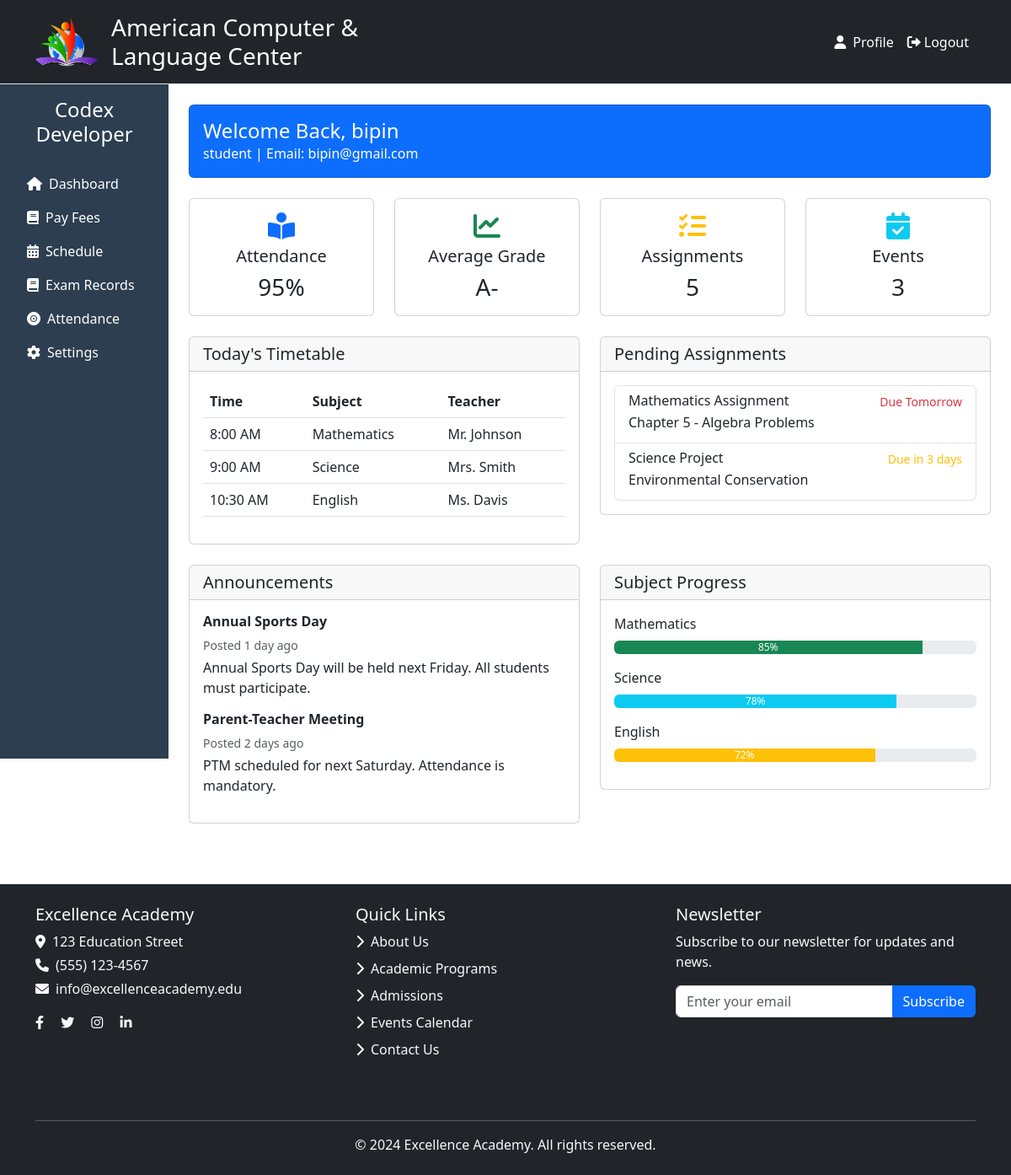
Screenshot of /dashboard/student/ (signed in) with the database file from the repository.
### userapp/models.py (models this page shows, shortened)
class CustomUser(AbstractBaseUser, PermissionsMixin):
    username = models.CharField(max_length=150, unique=True)
    email = models.EmailField(unique=True)
    full_name = models.CharField(max_length=255)
    is_active = models.BooleanField(default=True)
    is_staff = models.BooleanField(default=False)  # Staff user (can log into admin)
    role = models.CharField(
        max_length=10,
        choices=UserRole.choices,
        default=UserRole.ADMIN
    )
    objects = CustomUserManager()
    USERNAME_FIELD = 'email'
    REQUIRED_FIELDS = ['full_name']  # Only full_name is required for superuser creation

### userapp/views.py (the view)
# urls.py: path('dashboard/student/', views.student_dashboard, name='student_dashboard'),
@login_required(login_url='login')
def student_dashboard(request):
    if request.user.role != UserRole.STUDENT:
        return redirect('home')  # Or some other role-based redirection
    return render(request, 'user/dashboard/student_dashboard.html')

### userapp/templates/user/dashboard/student_dashboard.html (shortened to what this page needs)
{% extends 'user/base.html' %}
{% block content %}
<div class="row mb-4">
    <div class="col-12">
        <div class="card bg-primary text-white">
            <div class="card-body">
                <h4 class="card-title mb-0">Welcome Back, {{ request.user.username }}</h4>
                <p class="mb-0"> {{ request.user.role }} | Email: {{ request.user.email }}</p>
            </div>
        </div>
    </div>
</div>
<div class="row mb-4">
    <div class="col-md-3">
        <div class="card text-center">
            <div class="card-body">
                <i class="fas fa-book-reader fa-2x text-primary mb-2"></i>
                <h5 class="card-title">Attendance</h5>
                <h3 class="mb-0">95%</h3>
            </div>
        </div>
    </div>
    <div class="col-md-3">
        <div class="card text-center">
            <div class="card-body">
                <i class="fas fa-chart-line fa-2x text-success mb-2"></i>
                <h5 class="card-title">Average Grade</h5>
                <h3 class="mb-0">A-</h3>
            </div>
        </div>
    </div>
    <div class="col-md-3">
        <div class="card text-center">
            <div class="card-body">
                <i class="fas fa-tasks fa-2x text-warning mb-2"></i>
                <h5 class="card-title">Assignments</h5>
                <h3 class="mb-0">5</h3>
            </div>
        </div>
    </div>
    <div class="col-md-3">
        <div class="card text-center">
            <div class="card-body">
                <i class="fas fa-calendar-check fa-2x text-info mb-2"></i>
                <h5 class="card-title">Events</h5>
                <h3 class="mb-0">3</h3>
            </div>
        </div>
    </div>
</div>
<div class="row mb-4">
    <div class="col-md-6">
        <div class="card">
            <div class="card-header">
                <h5 class="card-title mb-0">Today's Timetable</h5>
            </div>
            <div class="card-body">
                <div class="table-responsive">
                    <table class="table table-hover">
                        <thead>
                            <tr>
                                <th>Time</th>
                                <th>Subject</th>
                                <th>Teacher</th>
                            </tr>
                        </thead>
                        <tbody>
                            <tr>
                                <td>8:00 AM</td>
                                <td>Mathematics</td>
                                <td>Mr. Johnson</td>
                            </tr>
                            <tr>
                                <td>9:00 AM</td>
                                <td>Science</td>
                                <td>Mrs. Smith</td>
                            </tr>
                            <tr>
                                <td>10:30 AM</td>
                                <td>English</td>
                                <td>Ms. Davis</td>
                            </tr>
                        </tbody>
                    </table>
                </div>
            </div>
        </div>
    </div>
    <div class="col-md-6">
        <div class="card">
            <div class="card-header">
                <h5 class="card-title mb-0">Pending Assignments</h5>
            </div>
            <div class="card-body">
                <div class="list-group">
                    <a href="#" class="list-group-item list-group-item-action">
                        <div class="d-flex w-100 justify-content-between">
                            <h6 class="mb-1">Mathematics Assignment</h6>
                            <small class="text-danger">Due Tomorrow</small>
                        </div>
                        <p class="mb-1">Chapter 5 - Algebra Problems</p>
                    </a>
                    <a href="#" class="list-group-item list-group-item-action">
                        <div class="d-flex w-100 justify-content-between">
                            <h6 class="mb-1">Science Project</h6>
                            <small class="text-warning">Due in 3 days</small>
                        </div>
                        <p class="mb-1">Environmental Conservation</p>
                    </a>
                </div>
            </div>
        </div>
    </div>
</div>
<div class="row">
    <div class="col-md-6">
        <div class="card">
            <div class="card-header">
                <h5 class="card-title mb-0">Announcements</h5>
            </div>
            <div class="card-body">
                <div class="mb-3">
                    <h6 class="fw-bold">Annual Sports Day</h6>
                    <p class="small text-muted mb-1">Posted 1 day ago</p>
                    <p>Annual Sports Day will be held next Friday. All students must participate.</p>
                </div>
                <div class="mb-3">
                    <h6 class="fw-bold">Parent-Teacher Meeting</h6>
                    <p class="small text-muted mb-1">Posted 2 days ago</p>
                    <p>PTM scheduled for next Saturday. Attendance is mandatory.</p>
                </div>
            </div>
        </div>
    </div>
    <div class="col-md-6">
        <div class="card">
            <div class="card-header">
                <h5 class="card-title mb-0">Subject Progress</h5>
            </div>
            <div class="card-body">
                <div class="mb-3">
                    <label class="form-label">Mathematics</label>
                    <div class="progress">
                        <div class="progress-bar bg-success" style="width: 85%">85%</div>
                    </div>
                </div>
                <div class="mb-3">
                    <label class="form-label">Science</label>
                    <div class="progress">
                        <div class="progress-bar bg-info" style="width: 78%">78%</div>
                    </div>
                </div>
                <div class="mb-3">
                    <label class="form-label">English</label>
                    <div class="progress">
                        <div class="progress-bar bg-warning" style="width: 72%">72%</div>
                    </div>
                </div>
            </div>
        </div>
    </div>
</div>
{% endblock %}

### userapp/templates/user/base.html (style rules this page uses)
.card { transition: transform 0.2s; }

### rows the page displays
CustomUser: user.username "bipin", user.role "student", user.email "bipin@gmail.com"
